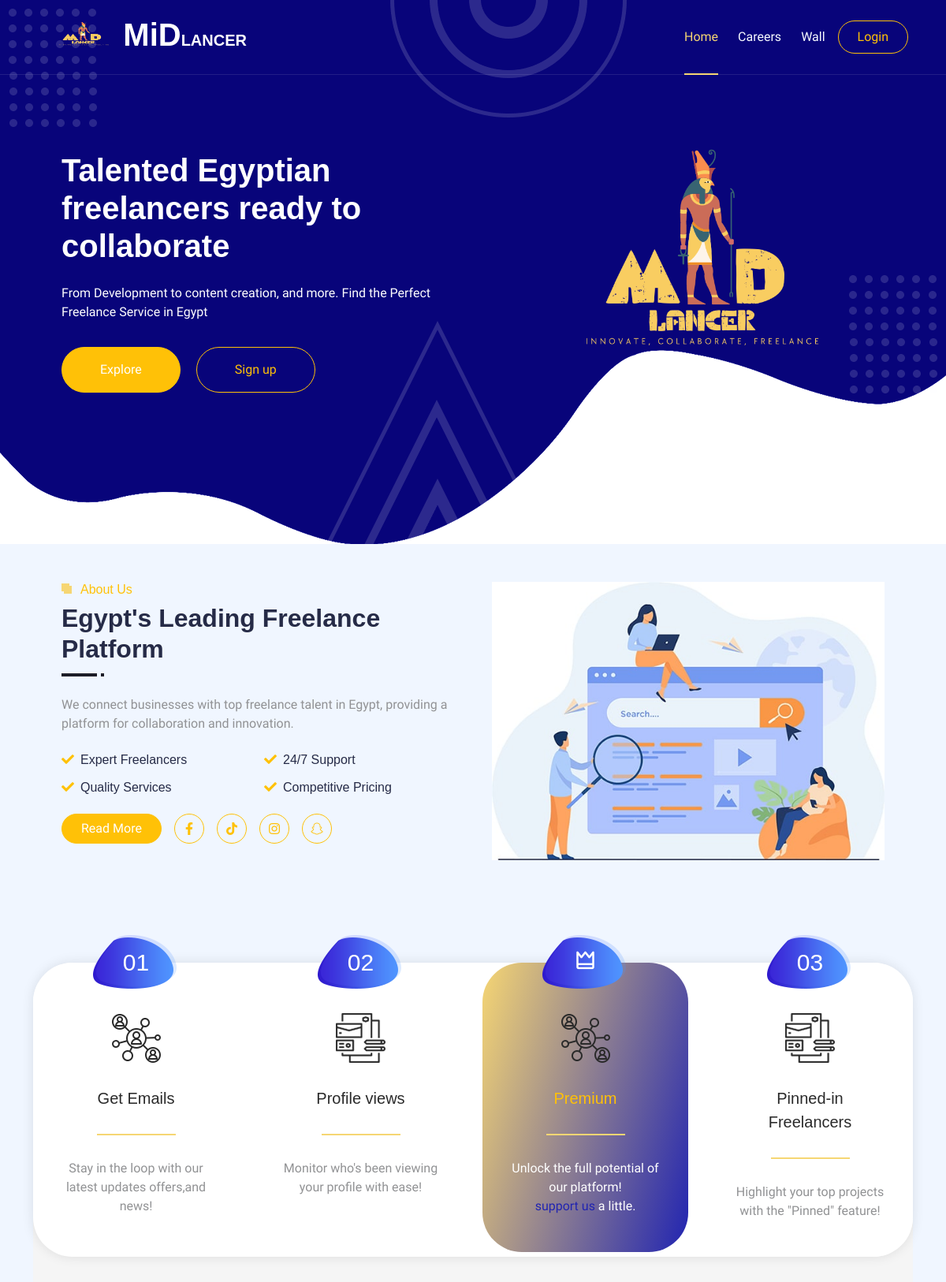
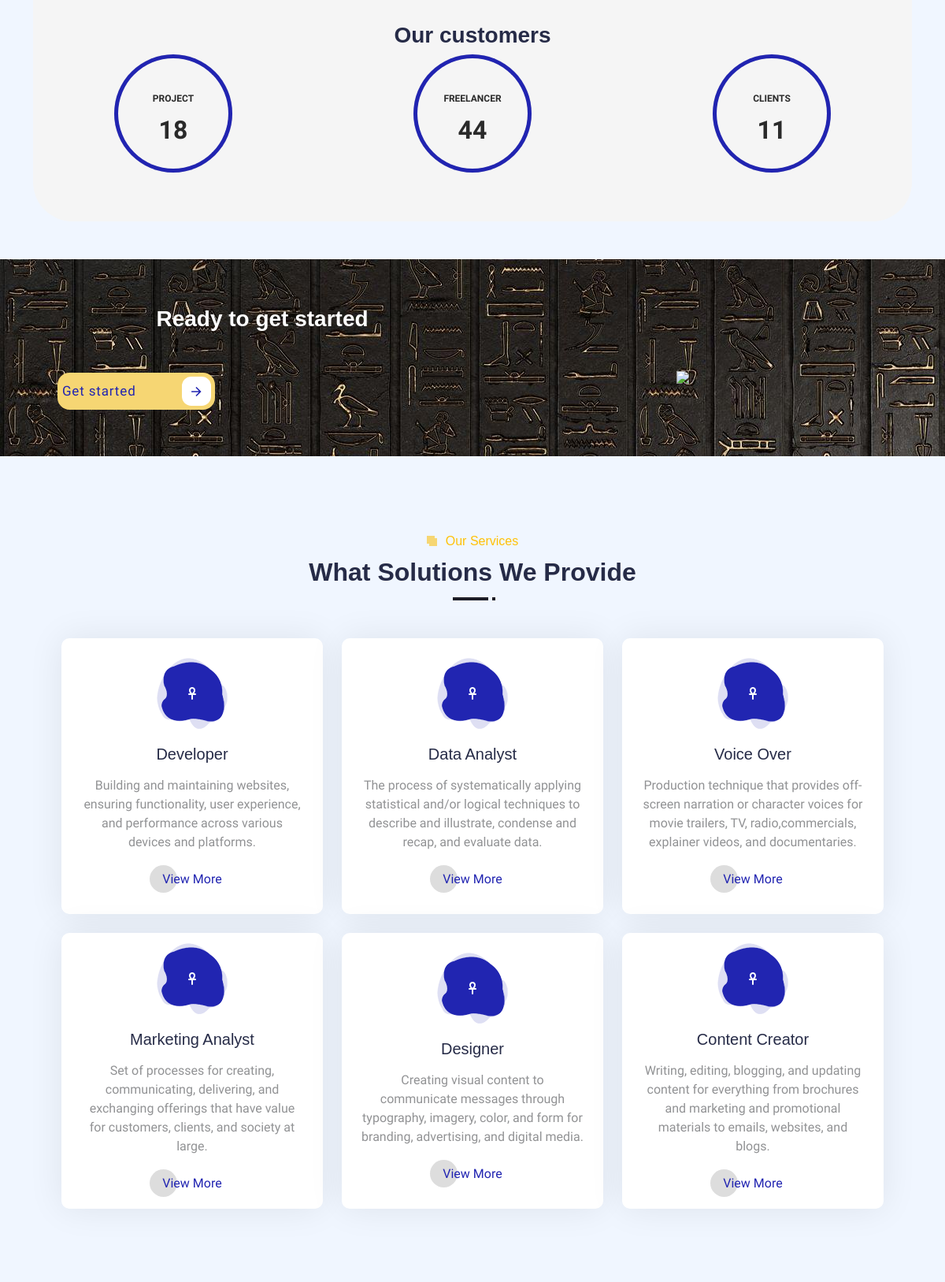
The app's page /home.php (upper part) with its own data (2 pictures, top to bottom).
### tables this page shows
CREATE TABLE `career` (
  `career_id` int(11) NOT NULL,
  `career_path` varchar(250) NOT NULL,
  `career_desc` text NOT NULL,
  `career_image` longtext NOT NULL
);

### home.php (the view, shortened to what the rows shown need)
<?php
include 'connection.php';
    $listCareer = "SELECT * FROM `career`";
    $execCareer = mysqli_query($connect, $listCareer);
?>
<!DOCTYPE html>
<html lang="en">
<head>
    <link rel="stylesheet" href="https://cdnjs.cloudflare.com/ajax/libs/font-awesome/6.5.2/css/all.min.css"
 />
    <link href='https://unpkg.com/boxicons@2.1.4/css/boxicons.min.css' rel='stylesheet'>
        <link rel="stylesheet" href="https://cdnjs.cloudflare.com/ajax/libs/font-awesome/6.6.0/css/all.min.css"
 />
    <link href="https://cdnjs.cloudflare.com/ajax/libs/font-awesome/5.10.0/css/all.min.css" rel="stylesheet">
    <link href="https://cdn.jsdelivr.net/npm/bootstrap-icons@1.4.1/font/bootstrap-icons.css" rel="stylesheet">
    <link href="lib/animate/animate.min.css" rel="stylesheet">
    <link href="lib/owlcarousel/assets/owl.carousel.min.css" rel="stylesheet">
    <link href="lib/lightbox/css/lightbox.min.css" rel="stylesheet">
    <link href="css/bootstrap.min.css" rel="stylesheet">
    <link href="css/style.css" rel="stylesheet">
</head>
<body>
    <div class="container-xxl bg-white p-0">
        <nav class="navbar navbar-expand-lg navbar-light px-4 px-lg-5  py-lg-0">
                <a href="" class="navbar-brand p-0">
                    <h1 class="m-0"><img src="imgs/MiDlancer (2).png" class="w-50 " alt="">MiD<span
                            class="fs-5">LANCER</span></h1>
                </a>
                   <?php if((!isset($_SESSION['user_id'])) AND (!isset($_SESSION['freelancer_id']))){ ?>
                </div>
                <?php } ?>
        <div class="container-xxl position-relative p-0">
            <div class="container-xxl py-5 bg-primary hero-header mb-5">
                <div class="container my-5 py-5 px-lg-5">
                    <div class="row g-5 py-5">
                        <div class="col-lg-6 text-center text-lg-start">
                            <h1 class="text-white mb-4 animated zoomIn">Talented Egyptian freelancers ready to collaborate</h1>
                        </div>
                    </div>
                </div>
            </div>
        </div>
        <div class="container-xxl ">
            <div class="container px-lg-5">
                <div class="row g-5">
                    <div class="col-lg-6 wow fadeInUp" data-wow-delay="0.1s">
                        <div class="section-title position-relative mb-4 pb-2">
                            <h2 class="mt-2">Egypt's Leading Freelance Platform</h2>
                        </div>
                    </div>
                </div>
            </div>
        </div>
        <div class="container-xxl py-5">
            <div class="container px-lg-5">
                <div class="section-title position-relative text-center mb-5 pb-2 wow fadeInUp" data-wow-delay="0.1s">
                    <h2 class="mt-2">What Solutions We Provide</h2>
                </div>
                <div class="row g-4">
                    <?php $dwd='0.1s';
                    foreach ($execCareer as $cData) { ?>
                    <div class="col-lg-4 col-md-6 wow zoomIn" data-wow-delay="<?php if($dwd == '0.1s'){ echo $dwd; $dwd='0.3s';} elseif ($dwd == '0.3s'){echo $dwd; $dwd = '0.6s';}elseif ($dwd == '0.6s'){echo $dwd; $dwd = '0.1s';} ?>">
                        <div class="service-item d-flex flex-column justify-content-center text-center rounded">
                            <div class="service-icon flex-shrink-0">
                                <i class="fa-solid fa-ankh"></i>
                            </div>
                            <h5 class="mb-3"><?php echo $cData['career_path']?></h5>
                            <p><?php echo $cData['career_desc']?></p>
                            <a class="btn px-3 mt-auto mx-auto" href="freelancers.php?cid=<?php echo $cData['career_id']?>">View More</a>
                        </div>
                    </div>
                    <?php } ?>
                </div>
            </div>
        </div>
</body>
</html>

### records on screen
career: career_path "Developer", career_desc "Building and maintaining websites, ensuring functionality, user experience, and performance across various devices and platforms."
career: career_path "Data Analyst", career_desc "The process of systematically applying statistical and/or logical techniques to describe and illustrate, condense and recap, and evaluate data."
career: career_path "Voice Over", career_desc "Production technique that provides off-screen narration or character voices for movie trailers, TV, radio,commercials, explainer videos, and documentaries."
career: career_path "Marketing Analyst", career_desc "Set of processes for creating, communicating, delivering, and exchanging offerings that have value for customers, clients, and society at large."
career: career_path "Designer", career_desc "Creating visual content to communicate messages through typography, imagery, color, and form for branding, advertising, and digital media."
career: career_path "Content Creator", career_desc "Writing, editing, blogging, and updating content for everything from brochures and marketing and promotional materials to emails, websites, and blogs."

### other values on screen
$project_count "18"
$freelancer_count "44"
$user_count "11"
